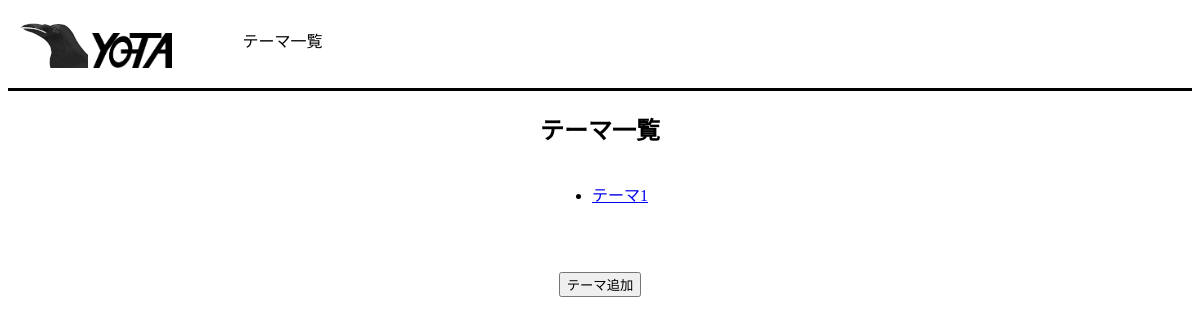
The app's page /comments/, older data.
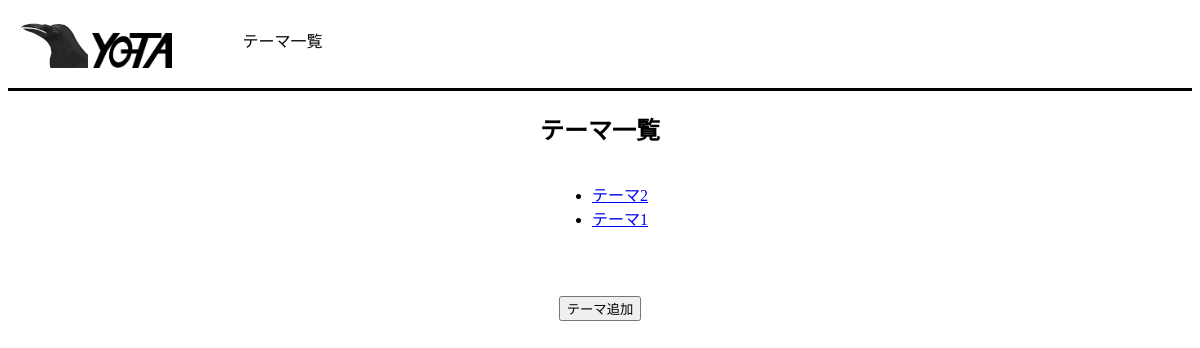
The same page, newer data.
### comments/models.py (models this page shows, shortened)
class Theme(models.Model):
    title = models.CharField(max_length=50)
    pub_date = models.DateTimeField('data published')

### comments/views.py (the view)
# urls.py: path('', views.IndexView.as_view(), name='index'),
class IndexView(generic.ListView):
    template_name = 'comments/index.html'
    context_object_name = 'latest_theme_list'
    def get_queryset(self):
        return Theme.objects.order_by('-pub_date')[:5]

### comments/templates/comments/index.html
{% extends "comments/basic.html" %}
{% block content %}
  <h2>テーマ一覧</h2>
  {% if latest_theme_list %}
      <ul>
      {% for theme in latest_theme_list %}
          <li><a href="{% url 'comments:comments' theme.id %}">{{ theme.title }}</a></li>
      {% endfor %}
      </ul>
  {% else %}
      <p>No themes are published.</p>
  {% endif %}
  <div class="theme-form">
    <form action="{% url 'comments:theme-contribution' %}">
      <button type="submit">テーマ追加</button>
    </form>
  </div>
{% endblock %}

Row changes from the older to the newer data that the page shows:
added Theme: title "テーマ2"
